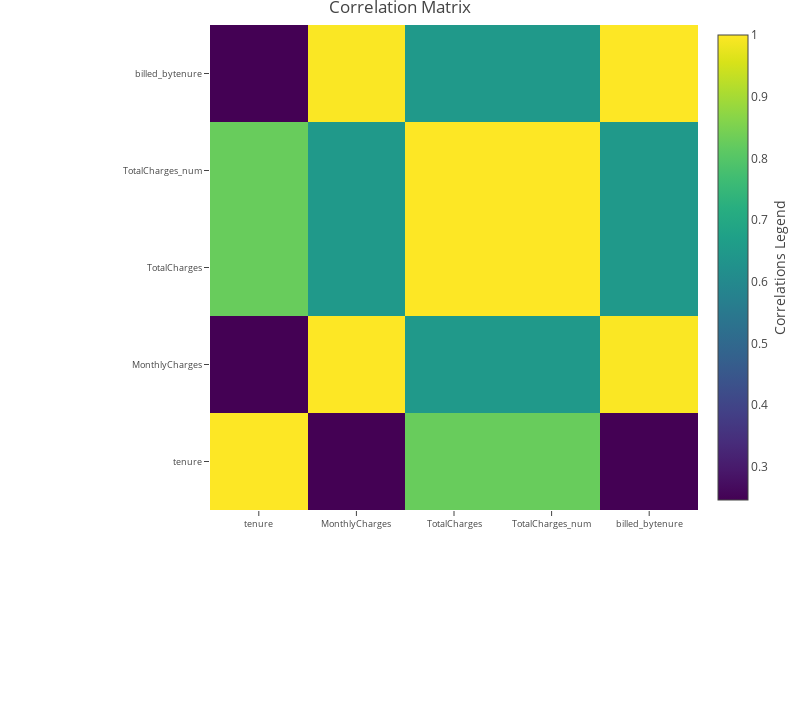

The notebook cell this image was saved under:
### Code cell
import plotly.offline as py#visualization
py.init_notebook_mode(connected=True)#visualization
import plotly.graph_objs as go#visualization

# correlation matrix --- curtesy of pavanraj159 notebook (kaggle kernel)
correlation = scaled.corr()
# tick labels
matrix_cols = correlation.columns.tolist()
# convert to array
corr_array = np.array(correlation)

# viz
trace = go.Heatmap(z = corr_array,
                  x = matrix_cols,
                  y = matrix_cols,
                  colorscale = "Viridis",
                  colorbar = dict(title="Correlations Legend",
                                 titleside = "right"),
                  )
layout = go.Layout(dict(title="Correlation Matrix",
                       autosize = False,
                       height = 720,
                       width = 800,
                       margin = dict(r=0,l=210,
                                    t=25,b=210,
                                    ),
                        yaxis = dict(tickfont=dict(size=9)),
                        xaxis = dict(tickfont=dict(size=9))
                       )
                  )
data = [trace]
fig = go.Figure(data=data, layout=layout)
py.iplot(fig)

### Figure 1 — Plotly figure (JSON) as saved in the notebook; plotly's stock layout.template omitted (floating-point values rounded to 4 significant figures)
{"data": [{"colorbar": {"title": "Correlations Legend", "titleside": "right"}, "colorscale": "Viridis", "x": ["tenure", "MonthlyCharges", "TotalCharges", "TotalCharges_num", "billed_bytenure"], "y": ["tenure", "MonthlyCharges", "TotalCharges", "TotalCharges_num", "billed_bytenure"], "z": [[1, 0.2469, 0.8259, 0.8259, 0.2462], [0.2469, 1, 0.6511, 0.6511, 0.9962], [0.8259, 0.6511, 1, 1, 0.6509], [0.8259, 0.6511, 1, 1, 0.6509], [0.2462, 0.9962, 0.6509, 0.6509, 1]], "type": "heatmap", "uid": "dc702b42-e98a-11e8-b317-0242ac130002"}], "layout": {"autosize": false, "height": 720, "margin": {"b": 210, "l": 210, "r": 0, "t": 25}, "title": "Correlation Matrix", "width": 800, "xaxis": {"tickfont": {"size": 9}}, "yaxis": {"tickfont": {"size": 9}}}}
